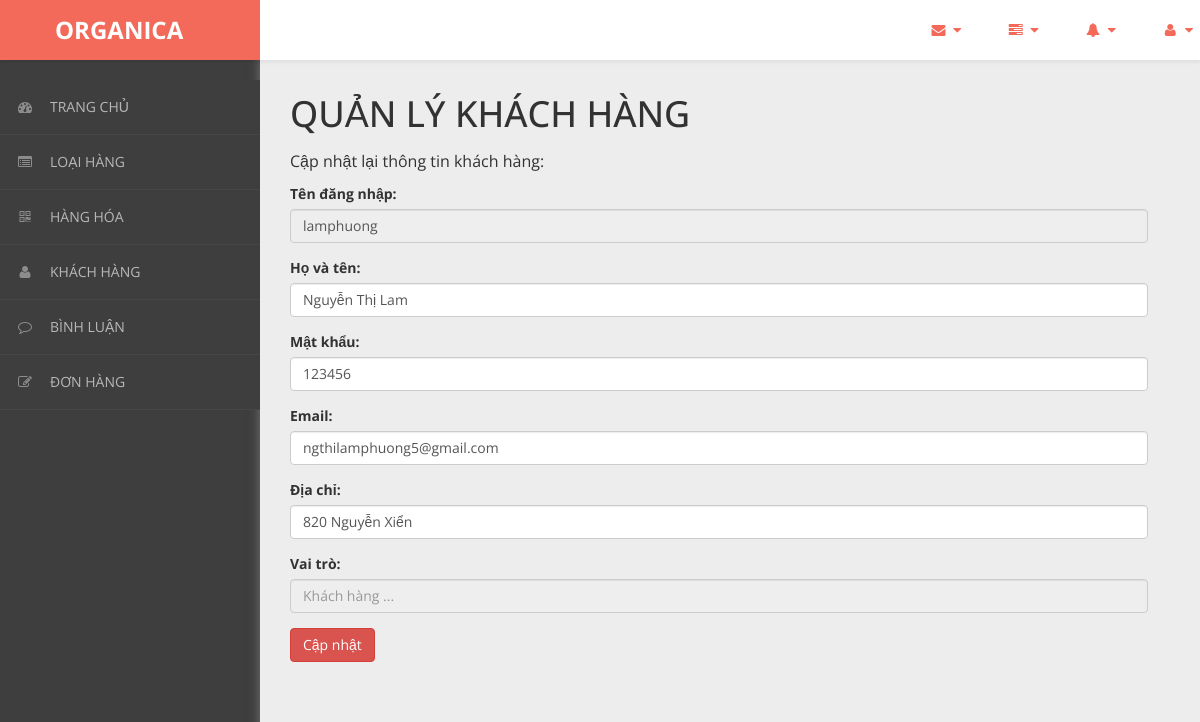
Screenshot of /admin/content/khach-hang/khach-hang-update.php?ma_kh=lamphuong with the database file from the repository.
### tables this page shows
CREATE TABLE `khach_hang` (
  `ma_kh` varchar(50) NOT NULL,
  `ho_ten` varchar(50) NOT NULL,
  `mat_khau` varchar(50) NOT NULL,
  `email` varchar(50) NOT NULL,
  `dia_chi` varchar(50) NOT NULL,
  `vai_tro` int(11) NOT NULL DEFAULT 0
);

### admin/dao/pdo.php (called while the page is built, shortened)
<?php
    function pdo_get_connection(){
        $pdo = new PDO("mysql:host=localhost;dbname=staffcoffee",'root','');
        $pdo->setAttribute(PDO::ATTR_ERRMODE, PDO::ERRMODE_EXCEPTION);
        return $pdo;
    }
    function pdo_query_one($sql){
        $sql_args = array_slice(func_get_args(),1);
        try{
            $conn = pdo_get_connection();
            $stmt = $conn ->prepare($sql);
            $stmt -> execute($sql_args);
            $row = $stmt -> fetch();
            return $row;
        }catch(PDOException $e){
            throw $e;
        }finally{
            unset($conn);
        }
    }
    ?>

### admin/dao/khach-hang.php (called while the page is built, shortened)
<?php
    require_once ('pdo.php');
    function khach_hang_select_by_id($ma_kh){
        $sql = "SELECT * FROM khach_hang WHERE ma_kh=?";
        return pdo_query_one($sql,$ma_kh);
    }
?>

### admin/content/khach-hang/khach-hang-update.php (the view, shortened to what this page needs)
<!DOCTYPE html>
<html xmlns="http://www.w3.org/1999/xhtml">
<head>
    <link href="../../../css/admin/css/bootstrap.css" rel="stylesheet" />
    <link href="../../../css/admin/css/font-awesome.css" rel="stylesheet" />
    <link href="../../../css/admin/css/custom-styles.css" rel="stylesheet" />
</head>
<body>
    <div id="wrapper">
        <nav class="navbar navbar-default top-navbar" role="navigation">
            <div class="navbar-header">
                <a class="navbar-brand" href="../../../../RauCuQuaOrganica/trang-chinh/"><strong style = "margin-left: 40px;">ORGANICA</strong></a>
            </div>
            <ul class="nav navbar-top-links navbar-right">
                <li class="dropdown">
                    <a class="dropdown-toggle" data-toggle="dropdown" href="#" aria-expanded="false">
                        <i class="fa fa-envelope fa-fw"></i> <i class="fa fa-caret-down"></i>
                    </a>
                </li>
                <li class="dropdown">
                    <a class="dropdown-toggle" data-toggle="dropdown" href="#" aria-expanded="false">
                        <i class="fa fa-tasks fa-fw"></i> <i class="fa fa-caret-down"></i>
                    </a>
                </li>
                <li class="dropdown">
                    <a class="dropdown-toggle" data-toggle="dropdown" href="#" aria-expanded="false">
                        <i class="fa fa-bell fa-fw"></i> <i class="fa fa-caret-down"></i>
                    </a>
                </li>
                <li class="dropdown">
                    <a class="dropdown-toggle" data-toggle="dropdown" href="#" aria-expanded="false">
                        <i class="fa fa-user fa-fw"></i> <i class="fa fa-caret-down"></i>
                    </a>
                </li>
            </ul>
        </nav>
        <nav class="navbar-default navbar-side" role="navigation">
            <div class="sidebar-collapse">
                <ul class="nav" id="main-menu">
                <li>
                        <a href="../thong-ke/thong-ke-list.php"><i class="fa fa-dashboard"></i>TRANG CHỦ</a>
                    </li>
                    <li>
                        <a href="../loai-hang/loai-hang-list.php"><i class="fa fa-list-alt" aria-hidden="true"></i>LOẠI HÀNG</a>
                    </li>
                    <li>
                        <a href="../hang-hoa/hang-hoa-list.php"><i class="fa fa-qrcode"></i>HÀNG HÓA</a>
                    </li>
                    <li>
                        <a href="../khach-hang/khach-hang-list.php"><i class="fa fa-user"></i>KHÁCH HÀNG</a>
                    </li>
                    <li>
                        <a href="../binh-luan/binh-luan-list.php"><i class="fa fa-comment-o" aria-hidden="true"></i>BÌNH LUẬN</a>
                    </li>
                    <li>
                        <a href="../hoa-don/hoa-don-list.php"><i class="fa fa-edit"></i>ĐƠN HÀNG</a>
                    </li>
                </ul>
            </div>
        </nav>
        <div id="page-wrapper">
		  <div class="header">
                        <div class="page-header">
                            <h1>QUẢN LÝ KHÁCH HÀNG</h1>
                            <p>Cập nhật lại thông tin khách hàng: </p>
                            <?php
                                require_once ('../../dao/khach-hang.php');
                                extract($_REQUEST);
                                $item = khach_hang_select_by_id($ma_kh);
                                extract($item);
                                extract($_REQUEST);
                            ?>
                            <form action="" method="post" enctype="multipart/form-data">
                            <div class="form-group">
                            <label for="">Tên đăng nhập:</label>
                            <input type="text" class="form-control" name="ma_kh"
                                placeholder="Nhập tên đăng nhập ..." value="<?=$ma_kh?>" readonly>
                            </div>
                            <div class="form-group">
                            <label for="">Họ và tên:</label>
                            <input type="text" class="form-control" name="ho_ten"
                                placeholder="Nhập họ và tên ..." value="<?=$ho_ten?>">
                            </div>
                            <div class="form-group">
                            <label for="">Mật khẩu:</label>
                            <input type="text" class="form-control" name="mat_khau"
                                placeholder="Nhập mật khẩu ..." value="<?=$mat_khau?>">
                            </div>
                            <div class="form-group">
                            <label for="">Email:</label>
                            <input type="text" class="form-control" name="email"
                                placeholder="Nhập email ..." value = "<?=$email?>">
                            </div>
                            <div class="form-group">
                            <label for="">Địa chỉ:</label>
                            <input type="text" class="form-control" name="dia_chi"
                                placeholder="Nhập địa chỉ ..." value = "<?=$dia_chi?>">
                            </div>
                            <div class="form-group">
                            <label for="">Vai trò:</label>
                            <input type="text" class="form-control"
                                placeholder="Khách hàng ..." readonly>
                            </div>
                            <button type="submit" name="btn_update" class="btn btn-danger">Cập nhật</button>
                        </form>
                        </div>
		</div>
            </div>
        </div>
</body>
</html>

### css/admin/css/custom-styles.css (style rules this page uses)
body { font-family: 'Open Sans', sans-serif; background: #3E3E3E; }
#wrapper { width: 100%; }
#page-wrapper { padding: 15px 15px; min-height: 600px; background: #EDEDED; }
h1, .h1, h2, .h2, h3, .h3 { margin-top: 7px; margin-bottom: -5px; }
p { font-size:16px; line-height:25px; padding-top:20px; }
.navbar-side { z-index: 0; }
.navbar-side .nav > li > a > i { color: #8C8C8C;padding: 8px;width: 30px;text-align: center; }
.top-navbar { position: fixed; width: 100%; z-index: 300; -webkit-box-shadow: 0 3px 3px rgba(0, 0, 0, 0.05); -moz-box-shadow: 0 3px 3px rgba(0, 0, 0, 0.05); box-shadow: 0 3px 3px rgba(0, 0, 0, 0.05); }
.navbar-side { z-index: 1; position: fixed; width: 260px; top: 80px; }
#page-wrapper { position: relative; top: 55px; box-shadow: 0 0 10px #757575; -moz-box-shadow: 0 0 10px #757575; -webkit-box-shadow: 0 0 10px #757575; }
.page-header { margin: 0;border-bottom: 1px solid transparent;text-align: left;background-color: rgb(237, 237, 237);padding: 32px 22px 32px 0;color: #323232; }
.header { margin: 0 30px; }
.top-navbar { margin:0px; }
.top-navbar .navbar-brand { color: #fff;width: 260px;text-align: left;height: 60px;font-size: 24px;font-weight: 700;line-height: 30px;background: #F36A5A; }
.top-navbar .nav > li { position: relative; display: inline-block; margin: 0px; padding: 0px; }
.top-navbar .nav > li > a { position: relative; display: block; padding: 20px;color: #FFFFFF; margin: 0px; }
.sidebar-collapse , .sidebar-collapse .nav { background:none; }
.sidebar-collapse .nav { padding:0; }
.sidebar-collapse .nav > li > a { color: #B8B8B8; background:transparent; text-shadow:none; font-size: 14px; }
.sidebar-collapse > .nav > li > a { padding: 12px 10px; }
.sidebar-collapse > .nav > li { border-bottom: 1px solid rgba(107, 108, 109, 0.19); }
.navbar-side { border:none; background: #3E3E3E; }
.top-navbar { background: #FFFFFF; border-bottom:none; }
.top-navbar .nav > li > a > i { margin-right: 2px; }
.navbar-default { border:0px solid black; }
.navbar-header { background: transparent; }
.nav > li > a > i { margin-right:10px; color: rgb(243, 106, 90); }
@media (min-width:768px) { #page-wrapper { margin: 0 0 0 260px; padding: 0; min-height: 1200px; } }
@media (min-width:768px) { .navbar-side { width: 260px; z-index: 1; } }
@media (min-width:768px) { .navbar { border-radius: 0px; } }

### rows the page displays
khach_hang: ho_ten "Nguyễn Thị Lam", mat_khau "123456", email "ngthilamphuong5@gmail.com", dia_chi "820 Nguyễn Xiển"
